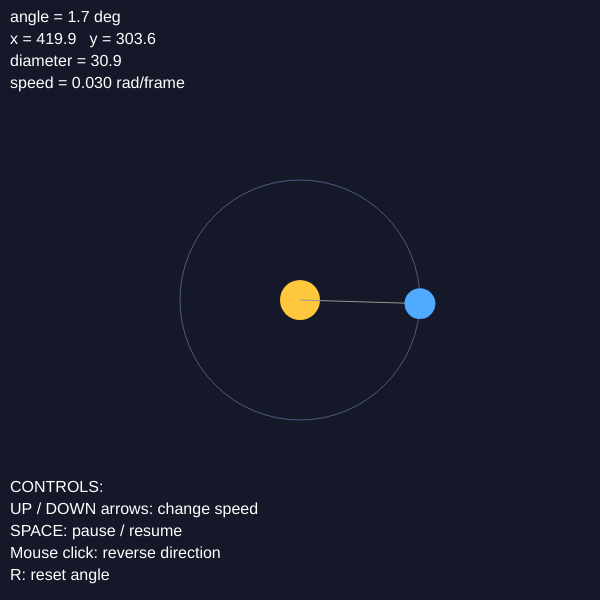
Frame 1 (no input)
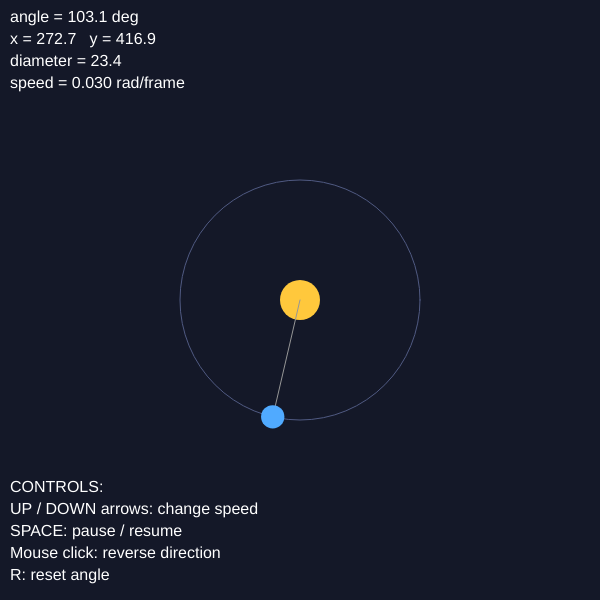
Frame 60 (no input)
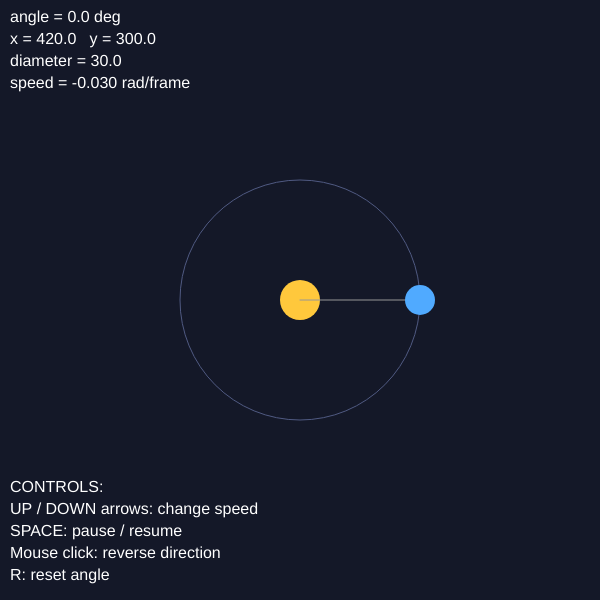
Frame 120 (the mouse pressed at the canvas centre since frame 60)

The p5.js sketch that drew these frames (run headless with seeded random() and noise() and a simulated clock; from frame 60 on, the mouse is pressed at the canvas centre):

// p5.js sketch
// ── sketch.js

let angle = 0;           
let angularSpeed = 0.03; 
let isPaused = false;    

let centerX = 300;        // x of the orbit center
let centerY = 300;        // y of the orbit center
let orbitRadius = 120;    // distance from center to planet (pixels)
let baseDiameter = 30;    // planet size when sin(2 * angle) = 0
let pulseAmount = 15;     // how much the diameter grows/shrinks

function setup() {
  let canvas = createCanvas(600, 600);
  canvas.parent(document.querySelector('main'));
}

function draw() {
  background(20, 24, 40);

  if (!isPaused) {
    angle = angle + angularSpeed;
  }


  let planetX = centerX + orbitRadius * cos(angle);
  let planetY = centerY + orbitRadius * sin(angle);


  let planetDiameter = baseDiameter + pulseAmount * sin(2 * angle);


  noFill();
  stroke(80, 90, 130);
  ellipse(centerX, centerY, orbitRadius * 2);

  // sun
  noStroke();
  fill(255, 200, 60);
  ellipse(centerX, centerY, 40);

  // Line from the sun to the planet (this is the radius)
  stroke(150);
  line(centerX, centerY, planetX, planetY);

  // Planet
  noStroke();
  fill(80, 170, 255);
  ellipse(planetX, planetY, planetDiameter);

  drawInfo(planetX, planetY, planetDiameter);
}

// Shows the live numbers (useful for the hand calculation) and the controls
function drawInfo(px, py, d) {
  fill(255);
  textSize(16);
  textAlign(LEFT, TOP);

  let angleDegrees = (degrees(angle) % 360 + 360) % 360;
  text("angle = " + nf(angleDegrees, 1, 1) + " deg", 10, 10);
  text("x = " + nf(px, 1, 1) + "   y = " + nf(py, 1, 1), 10, 32);
  text("diameter = " + nf(d, 1, 1), 10, 54);
  text("speed = " + nf(angularSpeed, 1, 3) + " rad/frame", 10, 76);

  text("CONTROLS:", 10, 480);
  text("UP / DOWN arrows: change speed", 10, 502);
  text("SPACE: pause / resume", 10, 524);
  text("Mouse click: reverse direction", 10, 546);
  text("R: reset angle", 10, 568);
}

// Controls
function keyPressed() {
  if (key === ' ') {
    isPaused = !isPaused;
  } else if (keyCode === UP_ARROW) {
    angularSpeed = angularSpeed + 0.005;
  } else if (keyCode === DOWN_ARROW) {
    angularSpeed = angularSpeed - 0.005;
  } else if (key === 'r' || key === 'R') {
    angle = 0;
  }
  return false; // stops the page from scrolling on SPACE/arrows
}

function mousePressed() {
  angularSpeed = -angularSpeed; // negative speed = opposite direction
}
